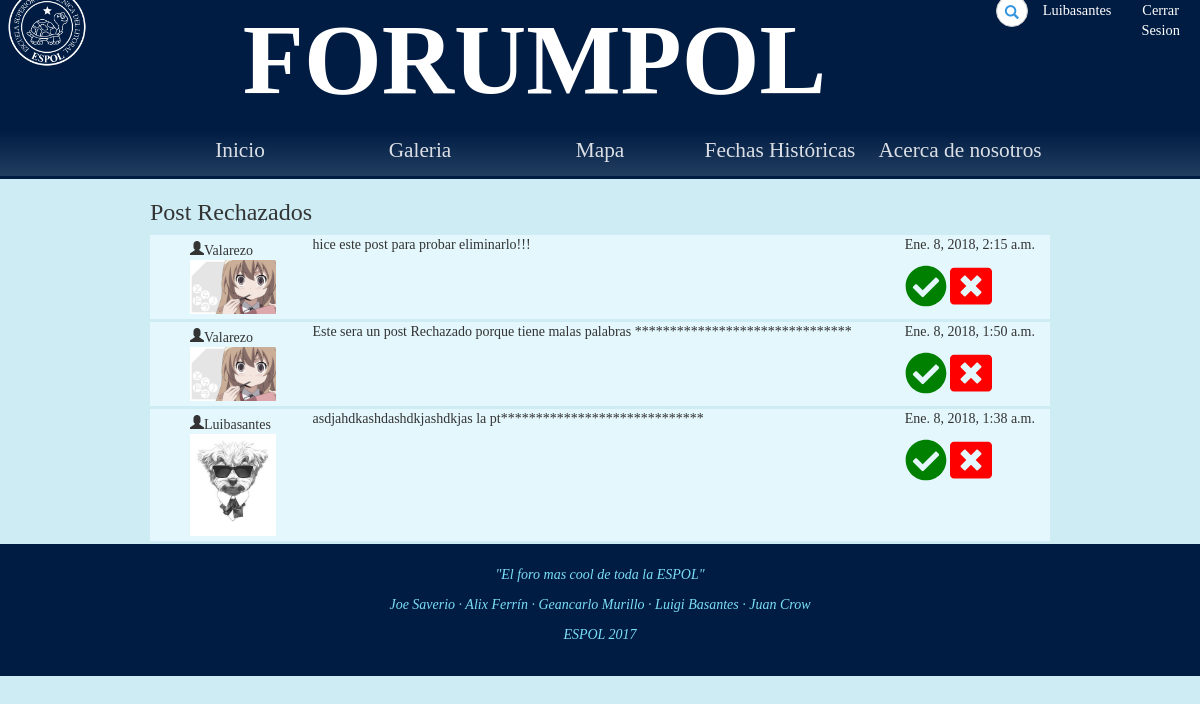
The page /foro/anuncios/rechazados/ (signed in) on the database as committed earlier.
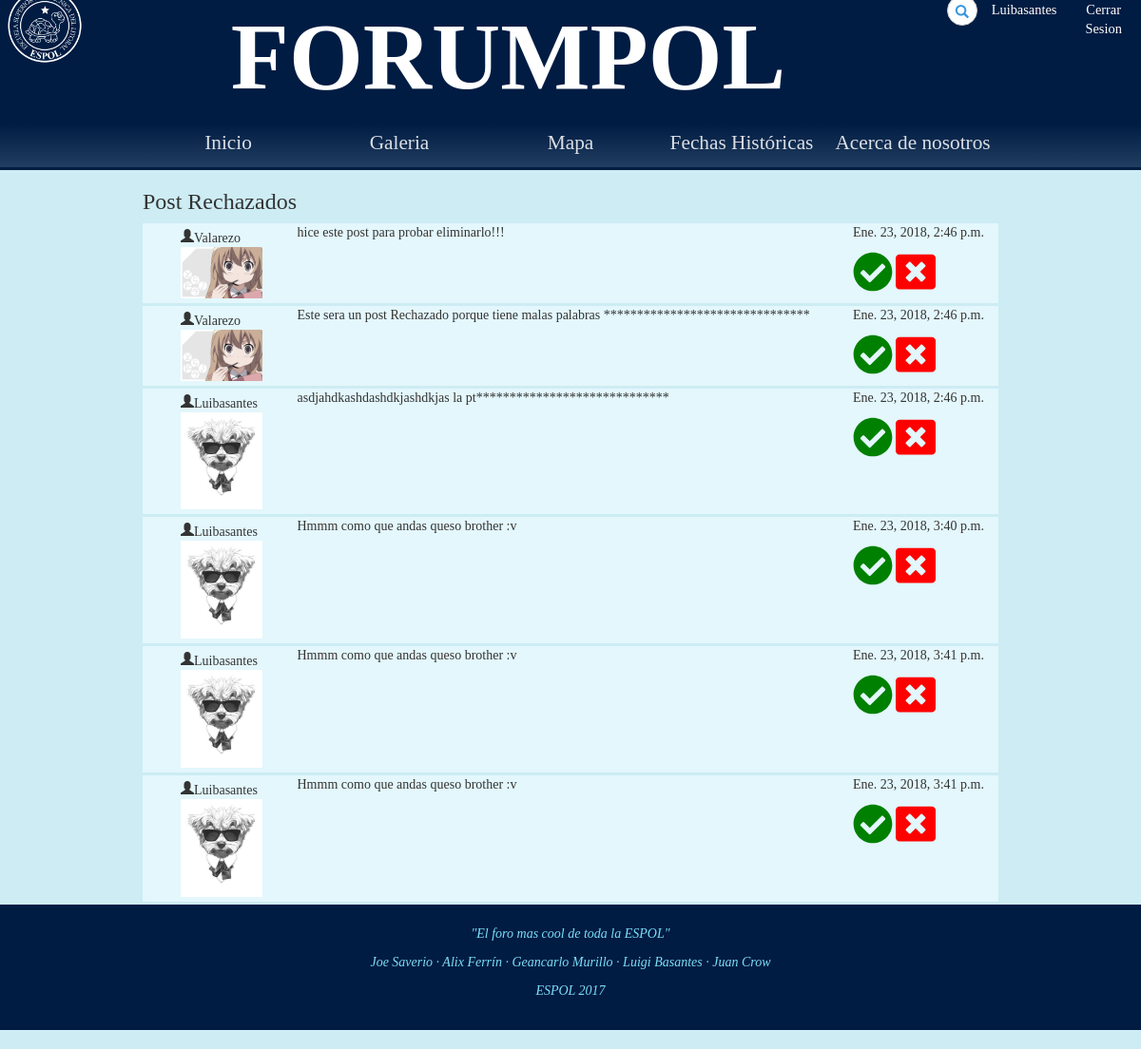
The same page on the database as committed later.
### Foro/models.py (models this page shows, shortened)
class Post(models.Model):
	reply_to = models.ForeignKey('self',blank=True, null=True,on_delete=models.SET_NULL)
	content = models.TextField(max_length=500, default='')
	image = models.ImageField(upload_to=upload_location, blank=True,null=True)
	owner = models.ForeignKey(User,null=True,on_delete=models.SET_NULL)
	date = models.DateTimeField(auto_now=True)
	aprobado = models.NullBooleanField(default=None,null=True)

### accounts/models.py (models this page shows, shortened)
class UserProfile(models.Model):
	user = models.OneToOneField(User,on_delete=models.CASCADE)
	city = models.CharField(max_length=25, default='')
	website = models.URLField(default='')
	phone = models.IntegerField(default=0)
	image = models.ImageField(upload_to= upload_location, blank=True)
	moderador = models.BooleanField(default=False)

### Foro/views.py (the view)
# urls.py: url(r'anuncios/rechazados/$', login_required(views.rechazar_post), name='rechazar_post'),
def rechazar_post(request):
	username = request.user
	if not (username.userprofile.moderador or username.is_staff):
		return PermissionDenied
	posts = Post.objects.filter(aprobado=False)
	if len(posts) > 0:
		return render(request, "Foro/aprobar.html", {'usuario':username,'posts':posts, 'titulo':"Post Rechazados"})
	else:
		return render(request, "Foro/aprobar.html", {'usuario': username, 'titulo': "No hay Post Rechazados"})

### Foro/templates/Foro/aprobar.html (shortened to what this page needs)
{% extends 'Foro/base.html' %}
{% load static from staticfiles %}
{% block estilo %}<link rel="stylesheet" type="text/css" href="{% static 'css/hilo.css' %}">{% endblock %}
{% block body %}
    <div id="hilo" class="col-9">
        <h3 class="post-topic">{{ titulo }} </h3>
        {% for post in posts %}
            <div class="container-fluid rep">
                <div class="poster">
                    <div class="poster-info">
                        <span class="glyphicon glyphicon-user">{{post.owner.username}}</span>
                        {% if post.owner.userprofile.image %}
                            <a href="{{post.owner.userprofile.image.url}}"><img  src="{{post.owner.userprofile.image.url}}"  width=500 alt="ImagenResputa"></a>
                        {% endif %}
                    </div>
                </div>
                <div class="post-area">
                    <p>{{post.content}}</p>
                </div>
                <div class="post-num">
                    <p>{{post.date}}</p>
					<a id="{{ post.pk }}"  href="{% url 'foro:aprobado' post.id 1%}" role="button"><i class="fas fa-check-circle fa-3x icon" ></i></a>
					<a id="{{ post.pk }}"  href="{% url 'foro:aprobado' post.id 0%}" role="button"><i class="fas fa-window-close fa-3x icon"></i></a>
                </div>
            </div>
        {% endfor %}
    </div>
{% endblock %}

### Foro/templates/Foro/base.html (shortened to what this page needs)
<!DOCTYPE html>
<html>
	<head>
        {% load staticfiles %}
		<link rel="stylesheet" type="text/css" href="{% static 'css/bootstrap.css' %}">
		<link rel="stylesheet" type="text/css" href="{% static 'css/estilo.css' %}">
		{% block estilo %}{% endblock %}
	</head>
	<body>
		<div id="cabecera" class="col-12">
			<span class="logo col-1"><img class ="imagen" src="{% static 'images/espol.png' %}" alt="icono"></span>
			<h2 class = 'col-9'>FORUMPOL</h2>
			<div id="header-opts" class="col-4">
				<div id="buscar" class="col-6">
					<form action="search" class="search-form">
					    <div class="form-group has-feedback">
					        <input type="text" class="form-control" name="search" id="search" placeholder="Buscar...">
					        <span class="glyphicon glyphicon-search form-control-feedback"></span>
					    </div>
					</form>
				</div>
				<h4 class="col-3 user"><a href="{% url 'accounts:view_profile' user.id%}">{{ user }}</a></h4>
				<h4 class="col-3 log"><a href="{% url 'accounts:log_out' %}">Cerrar Sesion</a></h4>
			</div>
		</div>
		<nav id="navegation-bar" class="col-12">
			<ul id="menu">
				<li class="elemento-opcion"><a href="{% url 'foro:index' %}">Inicio</a></li>
				<li class="elemento-opcion"><a href="{% url 'foro:galeria' %}">Galeria</a></li>
				<li class="elemento-opcion"><a href="{% url 'foro:mapa' %}">Mapa</a></li>
				<li class="elemento-opcion"><a href="{% url 'foro:timeline' %}">Fechas Históricas</a></li>
				<li class="elemento-opcion"><a href="{% url 'foro:acerca_de' %}">Acerca de nosotros</a></li>
			</ul>
		</nav>
        {% block body %}
        {% endblock %}
		<footer>
			<p><i>"El foro mas cool de toda la ESPOL"</i></p>
			<p><i>Joe Saverio · Alix Ferrín · Geancarlo Murillo · Luigi Basantes · Juan Crow</i></p>
			<p><i>ESPOL 2017</i></p>
		</footer>
	</body>
</html>

### Foro/static/css/estilo.css (style rules this page uses)
* { box-sizing: border-box; }
.col-1 { width: 8.33%; }
.col-3 { width: 25%; }
.col-4 { width: 33.33%; }
.col-6 { width: 50%; }
.col-9 { width: 75%; }
.col-12 { width: 100%; }
#cabecera { background-color: #001C43; margin: 0px; overflow: hidden; display: flex; padding: 5px; }
#cabecera h4 a { font-family: "Libre Baskerville"; }
body { position: relative; top: -20px; bottom: -20px; background-color: white; background-size:cover; height: 100%; background-color: rgb(205, 236, 244); font-family: "Times New Roman"; }
#cabecera h2 { margin-top: 20px; font-size: 100px; color: white; text-align: center; font-weight: bold; font-family: "Libre Baskerville"; padding-left: 120px; }
#cabecera img { width: 100%; }
.user, .log { text-align: center; }
#menu { margin: 0; padding: 0; list-style: none; }
nav#navegation-bar { background: linear-gradient(#001C43, #213D5F); text-align: center; border-bottom-style: solid; border-bottom-color: #001C43; }
ul#menu { display: inline-block; width: 75%; }
ul li.elemento-opcion { padding: 0; margin: 0; float: left; width: 20%; height: 40px; text-align: center; line-height: 40px; font-size: 20px; }
ul li.elemento-opcion a { text-decoration: none; color: white; display: block; opacity: 0.85; font-size: 1.065em; }
footer { background-color: #001C43; color: #7bdef7; padding: 1.5em; text-align: center; position: absolute; width: 100%; }
#buscar { padding-top: 10px; }
.form-group { margin-bottom: 0; }
.search-form .form-group { float: right !important; transition: all 0.35s, border-radius 0s; width: 32px; height: 32px; background-color: #fff; box-shadow: 0 1px 1px rgba(0, 0, 0, 0.075) inset; border-radius: 25px; border: 1px solid #ccc; }
.search-form .form-group input.form-control { padding-right: 20px; border: 0 none; background: transparent; box-shadow: none; display:block; }
.search-form .form-group span.form-control-feedback { position: absolute; top: -1px; right: -2px; z-index: 2; display: block; width: 34px; height: 34px; line-height: 34px; text-align: center; color: #3596e0; left: initial; font-size: 14px; }
#header-opts h4 { padding-top: 5px; color: white; }
#header-opts { display: flex; }
#header-opts h4 { padding-left: 15px; }
#header-opts a { color: white; font-family: "Verdana"; font-size: 0.8em; }

### Foro/static/css/hilo.css (style rules this page uses)
#hilo { margin: 0 auto; }
.poster { width: 15%; }
.post-area { overflow: hidden; flex-grow: 1; }
.poster-info img { width: 85%; }
.rep div[class="poster"] { padding: 5px; }
.rep { padding-left: 35px; background-color: #E3F7FC; margin: 3px auto; display: flex; }
.rep .poster-info img { width: 73%; }
.fa-check-circle { color: green; }
.fa-window-close { color: red; }

Rows that differ between the two databases and show on the page:
changed Post "hice este post para probar eliminarlo!!!": date "Ene. 8, 2018, 2:15 a.m." → "Ene. 23, 2018, 2:46 p.m."
changed Post (number 2 of 6 on the later page): date "Ene. 8, 2018, 1:50 a.m." → "Ene. 23, 2018, 2:46 p.m."
changed Post "asdjahdkashdashdkjashdkjas la pt*****************************": date "Ene. 8, 2018, 1:38 a.m." → "Ene. 23, 2018, 2:46 p.m."
added Post: owner.username "Luibasantes", owner.userprofile.image (picture), content "Hmmm como que andas queso brother :v", date "Ene. 23, 2018, 3:40 p.m."
added Post: owner.username "Luibasantes", owner.userprofile.image (picture), content "Hmmm como que andas queso brother :v", date "Ene. 23, 2018, 3:41 p.m."
added Post: owner.username "Luibasantes", owner.userprofile.image (picture), content "Hmmm como que andas queso brother :v", date "Ene. 23, 2018, 3:41 p.m."
